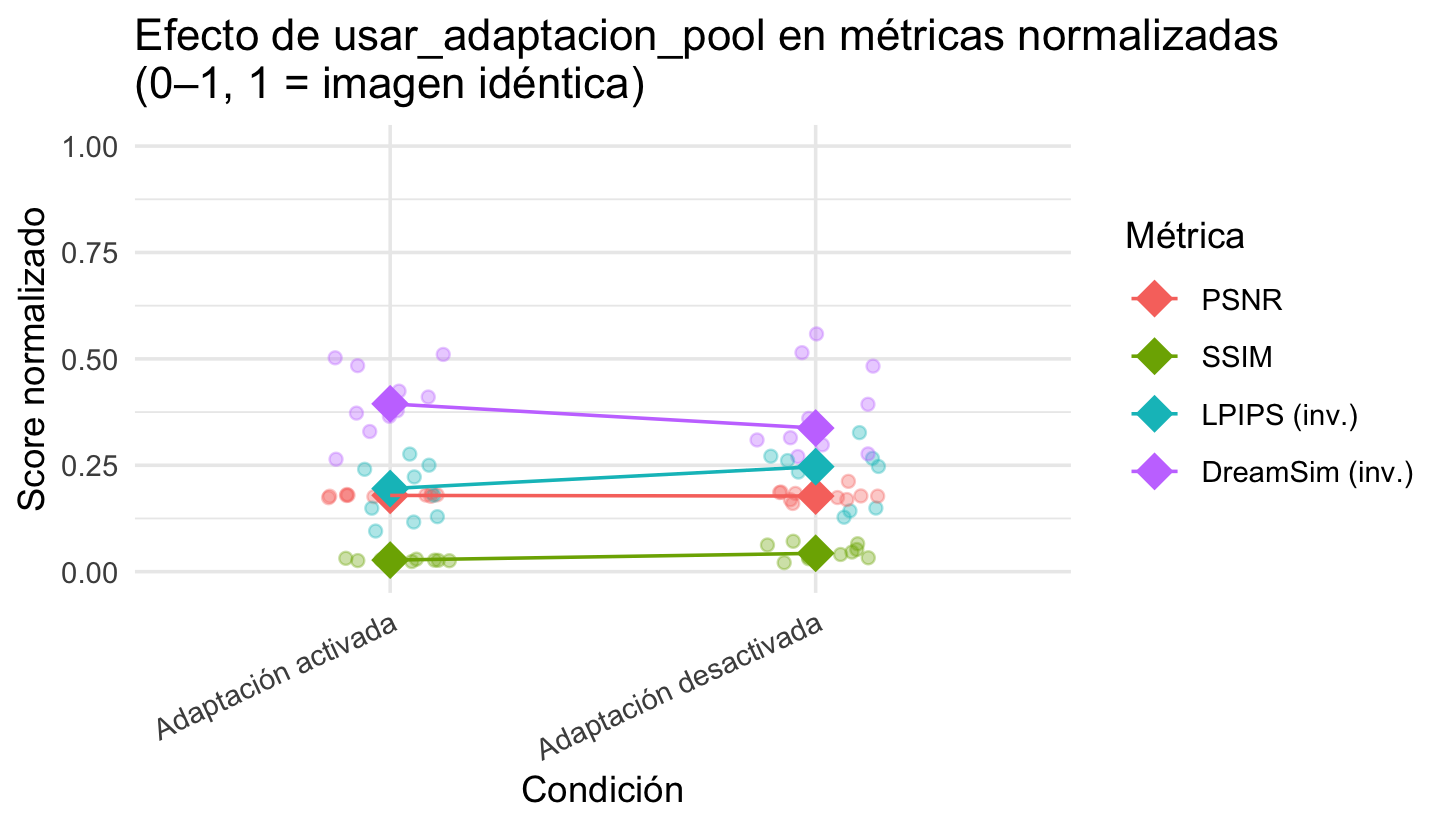

Recreate this plot in R.
# ============================================================
# ANÁLISIS DE usar_adaptacion_pool (0–1, 1 = id. teórica)
# ============================================================

library(tidyverse)

# 1) Leer CSV ---------------------------------------------------------------

ruta_csv <- "../resultados/usar_adaptacion_pool/metricas_detalle.csv"
datos <- read.csv(ruta_csv, stringsAsFactors = FALSE)

# Filtrar solo las pruebas correctas
datos_adapt <- datos %>%
  filter(tipo_experimento == "usar_adaptacion_pool") %>%
  mutate(
    adapt = ifelse(usar_adaptacion_pool, "Adaptación activada", "Adaptación desactivada")
  )

# 2) Normalización teórica --------------------------------------------------
# SSIM:      ya en [0,1]
# DreamSim:  0=idéntico → invertimos
# LPIPS:     0=idéntico → invertimos
# PSNR:      escala 0–1 usando 60 dB ≈ idéntico

PSNR_MAX_THEO <- 60

datos_norm <- datos_adapt %>%
  mutate(
    ssim_norm     = ssim,
    dreamsim_norm = 1 - dreamsim,
    lpips_norm    = 1 - lpips,
    psnr_norm     = pmin(psnr / PSNR_MAX_THEO, 1)
  )

# 3) Resumen por condición (medianas) ---------------------------------------

resumen_adapt <- datos_norm %>%
  group_by(adapt) %>%
  summarise(
    psnr_med_norm     = median(psnr_norm),
    ssim_med_norm     = median(ssim_norm),
    lpips_med_norm    = median(lpips_norm),
    dreamsim_med_norm = median(dreamsim_norm),
    n_imagenes        = n(),
    .groups = "drop"
  )

print(resumen_adapt)

# 4) Formato largo para graficar -------------------------------------------

plot_df <- datos_norm %>%
  select(adapt, imagen,
         psnr_norm, ssim_norm, lpips_norm, dreamsim_norm) %>%
  pivot_longer(
    cols = c(psnr_norm, ssim_norm, lpips_norm, dreamsim_norm),
    names_to = "metric",
    values_to = "score"
  ) %>%
  mutate(
    metric = factor(
      metric,
      levels = c("psnr_norm", "ssim_norm", "lpips_norm", "dreamsim_norm"),
      labels = c("PSNR", "SSIM", "LPIPS (inv.)", "DreamSim (inv.)")
    )
  )

# 5) Plot: comparación completa --------------------------------------------

ggplot(plot_df, aes(x = adapt, y = score, color = metric)) +
  geom_jitter(width = 0.15, alpha = 0.35) +     # puntos por imagen (ruido leve)
  stat_summary(fun = median, geom = "point", size = 5, shape = 18) +
  stat_summary(fun = median, geom = "line", aes(group = metric)) +
  scale_y_continuous(limits = c(0, 1)) +
  labs(
    title = "Efecto de usar_adaptacion_pool en métricas normalizadas\n(0–1, 1 = imagen idéntica)",
    x = "Condición",
    y = "Score normalizado",
    color = "Métrica"
  ) +
  theme_minimal() +
  theme(axis.text.x = element_text(angle = 25, hjust = 1))
